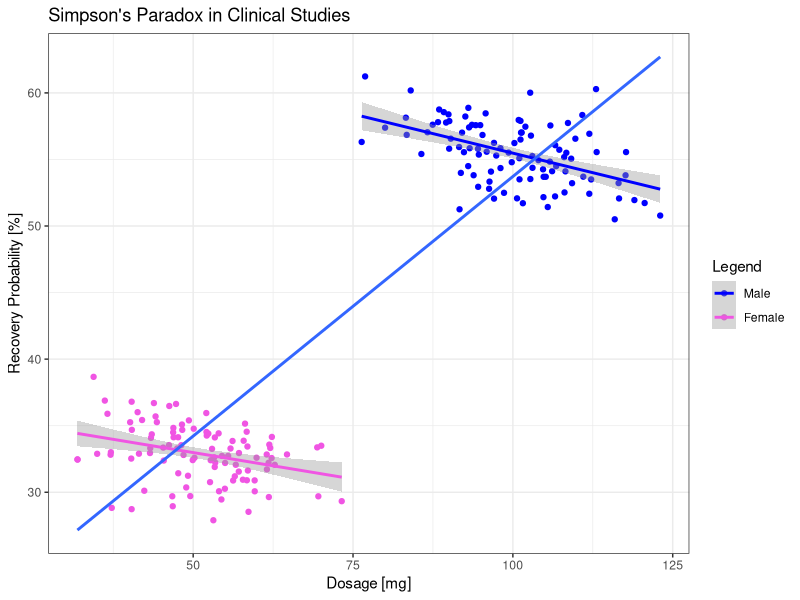
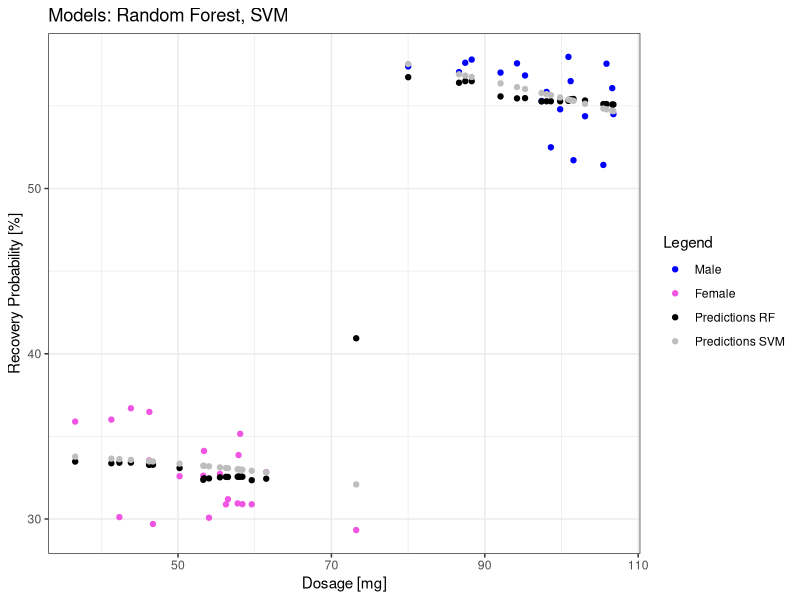
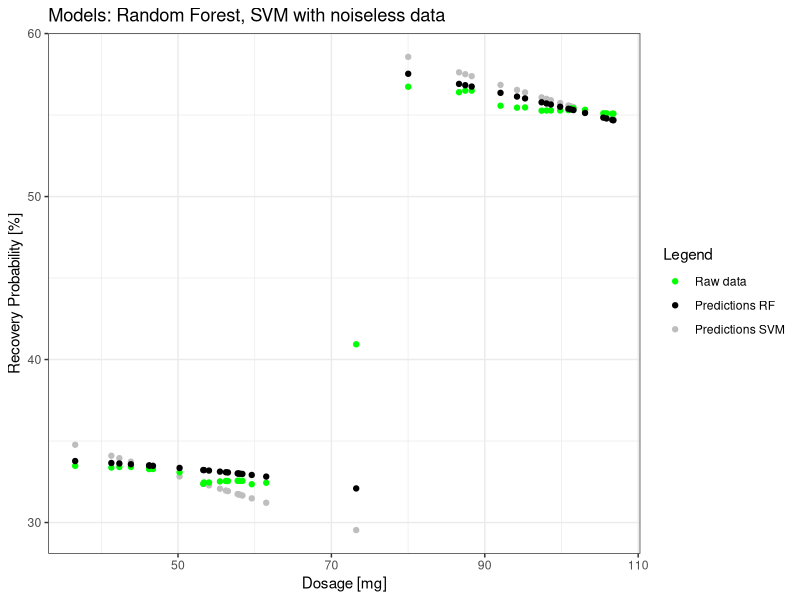

Recreate these plots in R, in order.
## ---- chunk 1
library(tidyverse)
library(ranger)
library(e1071)
## ---- chunk 2
samples_num <- 100

data_male <- tibble(
  dosage = rnorm(samples_num, mean = 100, sd = 10),
  gender = 0) %>%
  mutate(recovery_prob =
           -1 / 7 * dosage + 70 + rnorm(samples_num,  mean = 0, sd = 2),
         recovery_prob_raw = -1 / 7 * dosage + 70
  )

data_female <- tibble(
  dosage = rnorm(samples_num, mean = 50, sd = 10),
  gender = 1) %>%
  mutate(recovery_prob =
           -1 / 7 * dosage + 40 + rnorm(samples_num,  mean = 0, sd = 2),
         recovery_prob_raw = -1 / 7 * dosage + 40
  )

data <- rows_insert(data_male, data_female, by = "dosage") %>%
  mutate(gender = as.factor(gender))

sample_frac(data, 0.1)
## ---- chunk 3
gg <- ggplot(data = data, aes(x = dosage, y = recovery_prob, colour = gender)) +
  geom_point() + geom_smooth(method = "lm", formula = y ~ x) +
  labs(
    title = "Simpson's Paradox in Clinical Studies",
    x = "Dosage [mg]",
    y = "Recovery Probability [%]",
    colour = "Legend"
  ) +
  geom_smooth(
    inherit.aes = FALSE,
    data = select(data, c("dosage", "recovery_prob")),
    aes(x = dosage, y = recovery_prob),
    method = "lm", formula = y ~ x, se = FALSE) +
  scale_color_manual(
    labels = c("Male", "Female"),
    values = c("blue", "#f055e3")
  ) + theme_bw()
show(gg)
## ---- chunk 4
data_train <- sample_frac(data, 0.8)
data_test <- anti_join(data, data_train, by = c("dosage", "gender", "recovery_prob"))
## ---- chunk 5
rf <- data_train %>% ranger(formula = recovery_prob ~ . - recovery_prob_raw, num.trees = 200)
predictions <- predict(rf, data = data_test)
rf
## ---- chunk 6
s <- svm(formula = recovery_prob ~ . - recovery_prob_raw, 
         data = data_train,
         kernel = "polynomial",
         degree = 2, coef0 = 1)
predictions_svm <- predict(s, data_test)
summary(s)
## ---- chunk 7
data_test <- data_test %>%
  mutate(
    preds_rf = predictions$predictions,
    preds_svm = predictions_svm,
    err_rf = recovery_prob - preds_rf,
    err_svm = recovery_prob - preds_svm
  )

gg <- data_test %>%
  ggplot() +
  geom_point(aes(x = dosage, y = recovery_prob, colour = gender)) +
  geom_point(aes(x = dosage, y = preds_rf, colour = "black")) +
  geom_point(aes(x = dosage, y = preds_svm, colour = "gray")) +
  labs(
    title = "Models: Random Forest, SVM",
    x = "Dosage [mg]",
    y = "Recovery Probability [%]",
    colour = "Legend",
  ) + scale_color_manual(
    labels = c("Male", "Female","Predictions RF", "Predictions SVM"),
    values = c("blue", "#f055e3", "black", "gray")
  ) + theme_bw()
show(gg)
## ---- chunk 8
gg <- data_test %>%
  ggplot() +
  geom_point(aes(x = dosage, y = recovery_prob_raw, colour = "green")) +
  geom_point(aes(x = dosage, y = preds_rf, colour = "black")) +
  geom_point(aes(x = dosage, y = preds_svm, colour = "gray")) +
  labs(
    title = "Models: Random Forest, SVM with noiseless data",
    x = "Dosage [mg]",
    y = "Recovery Probability [%]",
    colour = "Legend",
  ) + scale_color_manual(
    labels = c("Raw data","Predictions RF", "Predictions SVM"),
    values = c("green", "black", "gray")
  ) + theme_bw()
show(gg)
## ---- chunk 9
rf$prediction.error
## ---- chunk 10
mean(data_test$err_rf^2)
## ---- chunk 11
mean(data_test$err_svm^2)
## ---- chunk 12
mean((data_test$recovery_prob_raw - data_test$preds_rf)^2)
## ---- chunk 13
mean((data_test$recovery_prob_raw - data_test$preds_svm)^2)
